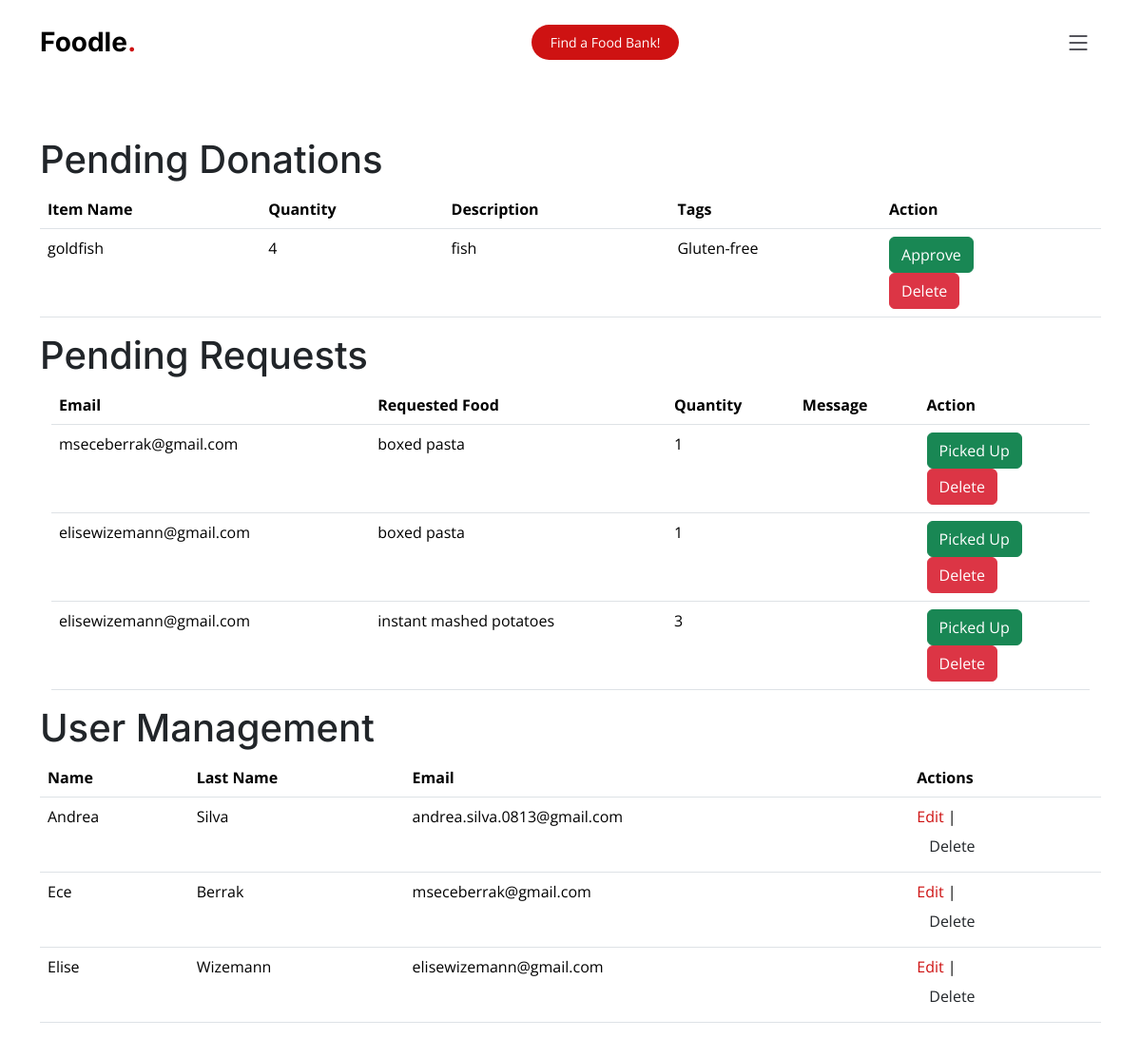
The page /admin on the database its author committed.
### app.py (models this page shows, shortened)
class Donation(db.Model):
    id = db.Column(db.Integer, primary_key=True)
    user_id = db.Column(db.Integer, db.ForeignKey('user.id'))
    email = db.Column(db.String(100))
    item_name = db.Column(db.String(100), nullable=False)
    quantity = db.Column(db.Integer, nullable=False)
    description = db.Column(db.String(255))
    status = db.Column(db.String(20), default='pending')
    tags = db.Column(db.String(255))
    bank = db.Column(db.String(255))
    user = db.relationship('User', backref=db.backref('donations', lazy=True))

class Request(db.Model):
    id = db.Column(db.Integer, primary_key=True)
    email = db.Column(db.String(100), nullable=False)
    item_name = db.Column(db.String(100), nullable=False)
    description = db.Column(db.String(255))
    quantity = db.Column(db.Integer, nullable=False)
    bank = db.Column(db.String(255))
    status = db.Column(db.String(20), default='pending')

class User(db.Model, UserMixin):
    id = db.Column(db.Integer, primary_key=True)
    name = db.Column(db.String(255))
    last_name = db.Column(db.String(255))
    email = db.Column(db.String(255), unique=True, nullable=False)
    password_hash = db.Column(db.String(255), nullable=False)
    email_verification_token = db.Column(db.String(255))
    is_verified = db.Column(db.Boolean, default=False)
    is_mfa_enabled = db.Column(db.Boolean, default=False)
    mfa_code = db.Column(db.String(255))
    phoneNumber = db.Column(db.String(255))
    userdonations = db.relationship('Donation', backref='donor', lazy=True)

### app.py (the view)
@app.route('/admin')
def admin_dashboard():
    pending_donations = Donation.query.filter_by(status='pending').all()
    pending_requests = Request.query.filter_by(status='pending').all()
    users = User.query.all()
    return render_template('admin_dashboard.html', pending_donations=pending_donations, pending_requests=pending_requests, users=users)

### templates/admin_dashboard.html (shortened to what this page needs)
{%extends "base.html"%}
{%block content%}
<br><br><br><br><br><br>
<div class="container">
<h1>Pending Donations</h1>
<table class="table">
    <thead>
        <tr>
            <th>Item Name</th>
            <th>Quantity</th>
            <th>Description</th>
            <th>Tags</th>
            <th>Action</th>
        </tr>
    </thead>
    <tbody class="table-body">
        {% for donation in pending_donations %}
        <tr class="table-row">
            <td>{{ donation.item_name }}</td>
            <td>{{ donation.quantity }}</td>
            <td>{{ donation.description }}</td>
            <td>{{ donation.tags }}</td>
            <td>
                <form method="post" action="{{ url_for('admin_approve_donation', donation_id=donation.id) }}">
                    <button type="submit" class="btn btn-success">Approve</button>
                </form>
                <form method="post" action="{{ url_for('admin_delete_donation', donation_id=donation.id) }}" onsubmit="return confirm('Are you sure you want to delete this donation?');">
                    <button type="submit" class="btn btn-danger">Delete</button>
                </form>
            </td>
        </tr>
        {% endfor %}
    </tbody>
</table>
<h1>Pending Requests</h1>
<div class="container">
    <table class="table">
        <thead>
            <tr>
                <th>Email</th>
                <th>Requested Food</th>
                <th>Quantity</th>
                <th>Message</th>
                <th>Action</th>
            </tr>
        </thead>
        <tbody >
            {% for request in pending_requests %}
            <tr class="table-row">
                <td>{{ request.email }}</td>
                <td>{{ request.item_name }}</td>
                <td>{{ request.quantity }}</td>
                <td>{{ request.message }}</td>
                <td>
                    <form method="post" action="{{ url_for('mark_request_as_picked_up', request_id=request.id) }}">
                        <button type="submit" class="btn btn-success">Picked Up</button>
                    </form>
                    <form method="post" action="{{ url_for('admin_delete_request', request_id=request.id) }}" onsubmit="return confirm('Are you sure you want to delete this request?');">
                        <button type="submit" class="btn btn-danger">Delete</button>
                    </form>
                </td>
            </tr>
            {% endfor %}
        </tbody>
    </table>
</div>
<h1>User Management</h1>
<table class="table">
    <thead>
        <tr class="table-row">
            <th>Name</th>
            <th>Last Name</th>
            <th>Email</th>
            <th>Actions</th>
        </tr>
    </thead>
    <tbody class="table-body">
        {% for user in users %}
        <tr>
            <td>{{ user.name }}</td>
            <td>{{ user.last_name }}</td>
            <td>{{ user.email }}</td>
            <td>
                <a href="{{ url_for('admin_edit_user', user_id=user.id) }}">Edit</a> |
                <form method="post" action="{{ url_for('admin_delete_user', user_id=user.id) }}" onsubmit="return confirm('Are you sure you want to delete this user?');">
                    <button type="submit" class="btn">Delete</button>
                </form>
            </td>
        </tr>
        {% endfor %}
    </tbody>
</table>
</div>
{%endblock%}

### static/assets/css/main.css (style rules this page uses)
:root { --font-default: "Open Sans", system-ui, -apple-system, "Segoe UI", Roboto, "Helvetica Neue", Arial, "Noto Sans", "Liberation Sans", sans-serif, "Apple Color Emoji", "Segoe UI Emoji", "Segoe UI Symbol", "Noto Color Emoji"; --font-primary: "Amatic SC", sans-serif; --font-secondary: "Inter", sans-serif; }
:root { --color-default: #212529; --color-primary: #ce1212; --color-secondary: #37373f; }
:root { scroll-behavior: smooth; }
body { font-family: var(--font-default); color: var(--color-default); }
a { color: var(--color-primary); text-decoration: none; }
h1, h2, h3, h4, h5, h6 { font-family: var(--font-secondary); }

### rows shown on the page
Donation: item_name "goldfish", quantity "4", description "fish", tags "Gluten-free"
Request: email "mseceberrak@gmail.com", item_name "boxed pasta", quantity "1"
Request: email "elisewizemann@gmail.com", item_name "boxed pasta", quantity "1"
Request: email "elisewizemann@gmail.com", item_name "instant mashed potatoes", quantity "3"
User: name "Andrea", last_name "Silva", email "andrea.silva.0813@gmail.com"
User: name "Ece", last_name "Berrak", email "mseceberrak@gmail.com"
User: name "Elise", last_name "Wizemann", email "elisewizemann@gmail.com"
